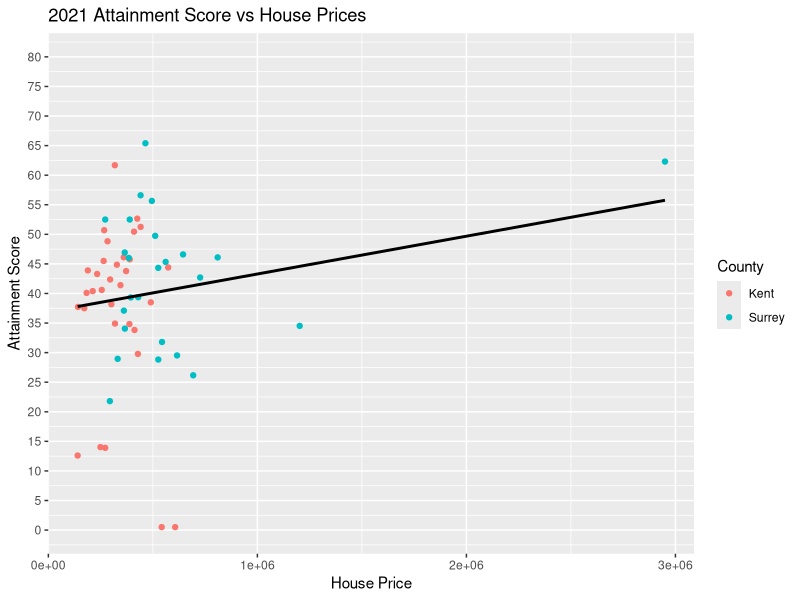

Reproduce this figure in R.
library(tidyverse)
library(dplyr)
library(lubridate)
library(ggplot2)
setwd("C:/Users/hacki/OneDrive/Desktop/Ronit_Bhujel_220050")

#importing the cleaned house prices
cleaned_houseprices= read_csv('Cleaned Data/Cleaned House Prices.csv') 

#importing the cleaned school dataset
cleaned_school_dataset= read_csv('Cleaned Data/Cleaned School.csv')

#grouping house prices by town and county and finding average price for each group
grouped_house_prices = cleaned_houseprices %>%
  filter(`Date of Transfer`=="2021") %>%
  group_by(`Town/City`,County) %>%
  mutate(`Town/City` = tolower(`Town/City`)) %>% #converting the town from uppercase to all lowercase
  summarise(Price=mean(Price))

#grouping school data by town and county and finding average score for each group
grouped_school_dataset = cleaned_school_dataset %>%
  filter(`Year`=="2021") %>%
  group_by(`Town`,County) %>%
  mutate(Town= tolower(Town)) %>%  #converting the town from to all lowercase
  summarise(`Attainment Score`=mean(`Attainment Score`))

#joining school data and house price data in a single table
school_houseprice_data = grouped_school_dataset %>% 
  left_join(grouped_house_prices,by=c("Town"="Town/City")) %>% 
  na.omit #removing rows with null value

#creating a linear model 
l_model = lm(data=school_houseprice_data, `Attainment Score`~Price) #this model predicts Average attainment score as a function of Average house prices

#showing summary of the Linear Model
summary(l_model) 

#creating the linear model graph
ggplot(school_houseprice_data,aes(x=Price,y= `Attainment Score`)) +
  scale_y_continuous(limits=c(0,80), breaks = seq(0,80,5))+ #setting limits and breaks
  geom_point(data = filter(school_houseprice_data,County.x=="Kent"),aes(color=c("Red"="Kent")))+ #setting color as red for Kent's data point
  geom_point(data = filter(school_houseprice_data,County.x=="Surrey"), aes(color=c("Blue"="Surrey"))) + #setting color as blue for Surrey's data point
  geom_smooth(method=lm,se=FALSE,color="black")+ #adding linear regression line and omitting error bands 
  labs(x="House Price",
       y="Attainment Score",
       title="2021 Attainment Score vs House Prices",color="County") #setting labels

